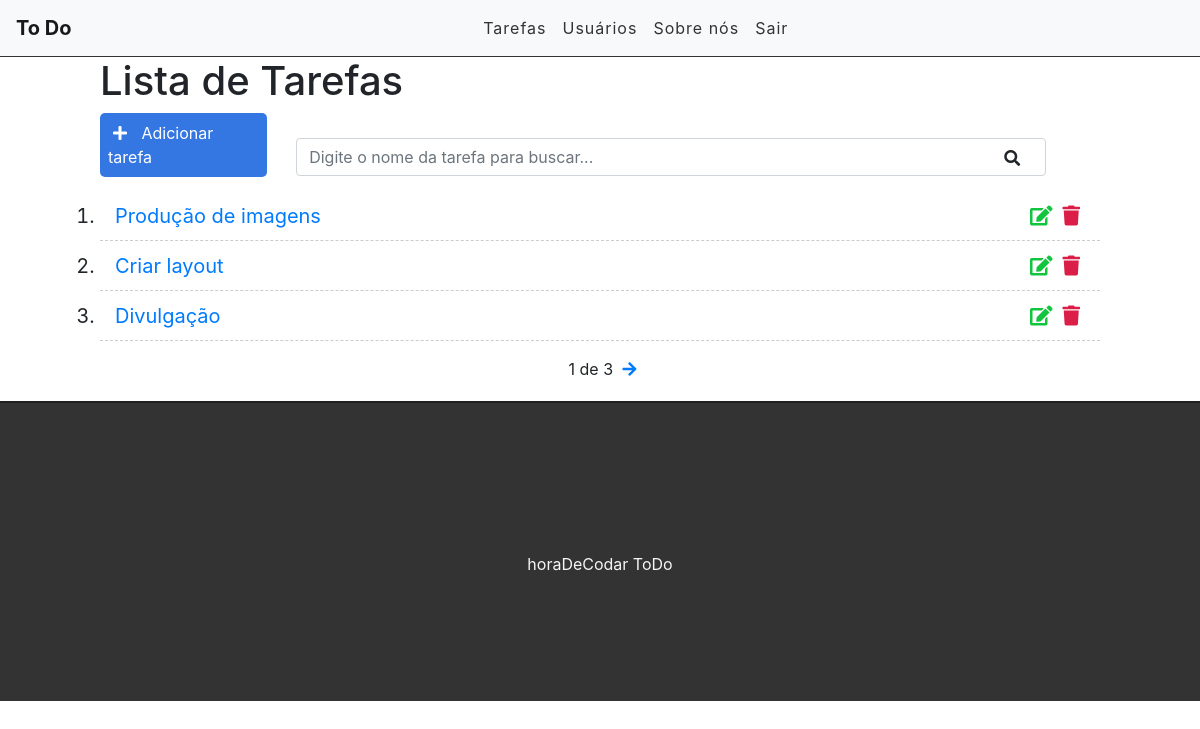
The app's page / (signed in) with its own data.
### tasks/models.py (models this page shows, shortened)
class Task(models.Model):
  STATUS = (
    ('doing', 'Doing'),
    ('done', 'Done'),
    )
  title = models.CharField(max_length=255)
  description = models.TextField()
  done = models.CharField(
    max_length = 5,
    choices = STATUS,
  )
  created_at = models.DateTimeField(auto_now_add=True)
  updated_at = models.DateTimeField(auto_now=True)

### tasks/views.py (the view)
# urls.py: path('', views.taskList, name='task-list'),
def taskList(request):
    search = request.GET.get('search')
    if (search):
        tasks = Task.objects.filter(title__icontains=search)
    else:
        tasks_list = Task.objects.all().order_by('-created_at')
        paginator = Paginator(tasks_list, 3)
        page = request.GET.get('page')
        tasks = paginator.get_page(page)
    return render(request, 'tasks/list.html', {'tasks': tasks})

### tasks/templates/tasks/list.html (shortened to what this page needs)
{% extends 'tasks/base.html' %}
{% block content %}
<div class="offset-1 col-10 list-div">
  <h1>Lista de Tarefas</h1>
  <a id="add-link" href="newtask/">
    <div class="col-2 add-div">
      <i class="fas fa-plus"></i> Adicionar tarefa
    </div>
  </a>
  <div class="col-9 search-div">
    <form method="GET" id="search-form">
      <input class="form-control" type="text" id="search" name="search"
        placeholder="Digite o nome da tarefa para buscar..." value="{{ request.GET.search }}">
      <i class="fas fa-search" id="search-btn"></i>
    </form>
  </div>
  <ul class="task-list">
    {% for task in tasks %}
    <li class="task-item">
      <span><a href="/task/{{task.id}}">{{task.title}}</a></span>
      <a href="delete/{{task.id}}" class="delete-btn"><span><i class="fas fa-trash"></i></span></a>
      <a href="edit/{{task.id}}"><span><i class="fas fa-edit"></i></span></a>
    </li>
    {% endfor %}
  </ul>
  <div class="pagination">
    <span class="step-links">
      {% if tasks.paginator.num_pages %}
      <span class="current">
        {{ tasks.number }} de {{ tasks.paginator.num_pages }}
      </span>
      {% endif %}
      {% if tasks.has_next %}
      <a href="?page={{ tasks.next_page_number }}"><i class="fas fa-arrow-right"></i></a>
      {% endif %}
    </span>
  </div>
</div>
{% endblock %}

### tasks/static/css/styles.css (style rules this page uses)
#add-link { text-decoration: none; }
.add-div { background-color: #3476e2; cursor: pointer; display: inline-block; color: #fff; padding: 8px; border-radius: 5px; margin-right: 25px; }
.fas.fa-plus { color: #fff; margin-right: 10px; margin-left: 5px; }
.fas.fa-search { position: absolute; top: 12px; right: 26px; cursor: pointer; }
.search-div { padding: 0px; margin-top: 15px; margin-bottom: 15px; display: inline-block; }
.list-div { padding: 0; }
.task-list { padding-left: 0; }
.task-item { list-style: nome; font-size: 20px; height: 50px; padding: 0 15px; padding-top: 10px; border-bottom: 1px dashed #ccc; }
.fas.fa-trash, .fas.fa-edit { cursor: pointer; margin: 5px; font-size: 20px; float: right; }
.fas.fa-trash { color: #db1e47; }
.fas.fa-edit { color: #13c43f; }
.pagination { margin-bottom: 20px; }
.step-links { position: relative; margin-left: auto; margin-right: auto; }
.step-links .current { margin-left: 5px; margin-right: 5px; }

### records on screen
Task: title "Produção de imagens"
Task: title "Criar layout"
Task: title "Divulgação"

### other values on screen
{{ tasks.number }} "1"
{{ tasks.paginator.num_pages }} "3"
